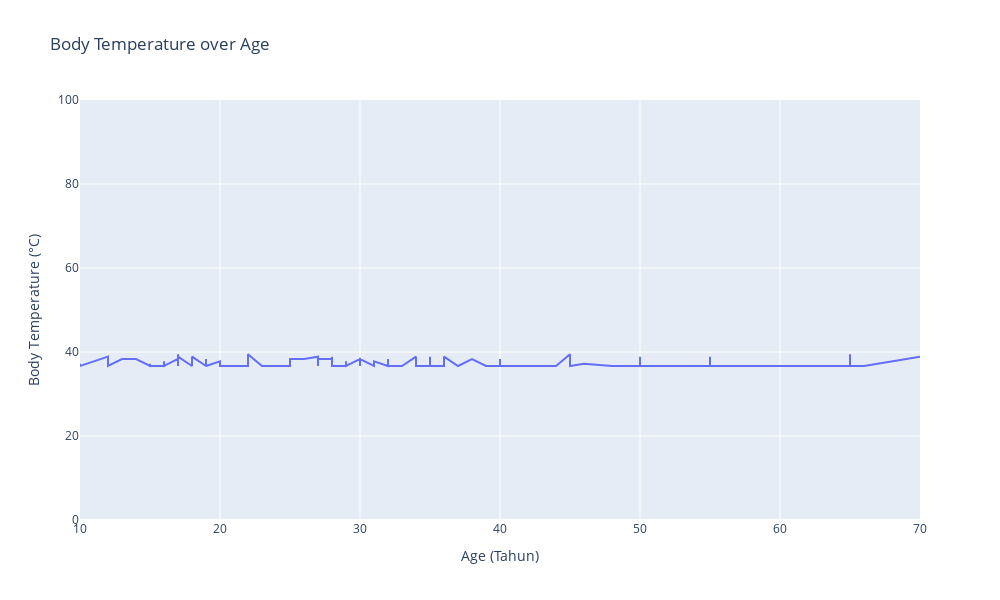

Notebook code for this chart:
### Code cell
import pandas as pd
import plotly.graph_objs as go

data = pd.read_excel('data/data_kesehatan.xlsx')
data = data.sort_values(by='Age')

x = data['Age']
y = data['body Temp (celcius)']

fig = go.Figure()

# Trace for Body Temperature
fig.add_trace(go.Scatter(x=x, y=y, mode='lines', name='Body Temperature (°C)'))

# Trace for Normal Body Temperature
fig.add_trace(go.Scatter(x=x, y=[37.5 for i in range(len(x))], mode='lines', name='Normal Body Temperature (°C)'))

fig.update_layout(
    title='Body Temperature over Age',
    xaxis_title='Age (Tahun)',
    yaxis_title='Body Temperature (°C)',
    yaxis=dict(range=[0, 100]),
    width=1000,
    height=600
)

fig.show()

### Figure 1 — Plotly figure (JSON) as saved in the notebook; plotly's stock layout.template omitted (floating-point values rounded to 4 significant figures; data arrays with more than 128 entries replaced by an {"elided": "..."} marker saying what was removed)
{"data": [{"mode": "lines", "name": "Body Temperature (°C)", "type": "scatter", "x": {"elided": "1014 int values"}, "y": {"elided": "1014 float values"}}], "layout": {"height": 600, "title": {"text": "Body Temperature over Age"}, "width": 1000, "xaxis": {"autorange": true, "range": [10, 70], "title": {"text": "Age (Tahun)"}, "type": "linear"}, "yaxis": {"range": [0, 100], "title": {"text": "Body Temperature (°C)"}, "type": "linear"}}}
